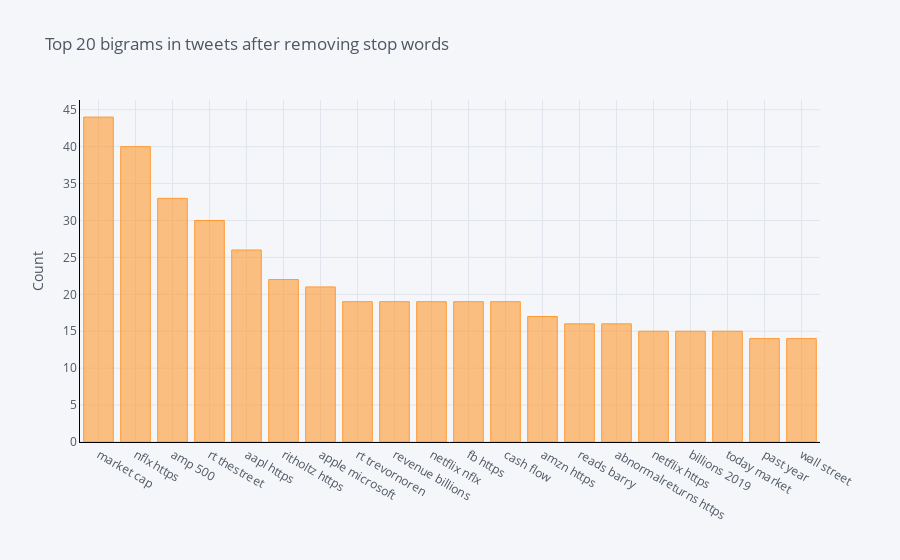

Notebook source saved alongside this figure:
### Code cell
# Count of two words (bigrams) in sequence in tweets with stop words removed
def get_top_n_bigram(corpus, n=None):
    vec = CountVectorizer(ngram_range=(2, 2), stop_words='english').fit(corpus)
    bag_of_words = vec.transform(corpus)
    sum_words = bag_of_words.sum(axis=0) 
    words_freq = [(word, sum_words[0, idx]) for word, idx in vec.vocabulary_.items()]
    words_freq =sorted(words_freq, key = lambda x: x[1], reverse=True)
    return words_freq[:n]
common_words = get_top_n_bigram(df['tweet_text'], 20)
for word, freq in common_words:
    print(word, freq)
df4 = pd.DataFrame(common_words, columns = ['tweet_text' , 'count'])
df4.groupby('tweet_text').sum()['count'].sort_values(ascending=False).iplot(
    kind='bar', yTitle='Count', linecolor='black', title='Top 20 bigrams in tweets after removing stop words')

### Figure 1 — Plotly figure (JSON) as saved in the notebook; plotly's stock layout.template omitted (floating-point values rounded to 4 significant figures)
{"data": [{"marker": {"color": "rgba(255, 153, 51, 0.6)", "line": {"color": "rgba(255, 153, 51, 1.0)", "width": 1}}, "name": "count", "orientation": "v", "text": "", "type": "bar", "x": ["market cap", "nflx https", "amp 500", "rt thestreet", "aapl https", "ritholtz https", "apple microsoft", "rt trevornoren", "revenue billions", "netflix nflx", "fb https", "cash flow", "amzn https", "reads barry", "abnormalreturns https", "netflix https", "billions 2019", "today market", "past year", "wall street"], "y": [44, 40, 33, 30, 26, 22, 21, 19, 19, 19, 19, 19, 17, 16, 16, 15, 15, 15, 14, 14]}], "layout": {"legend": {"bgcolor": "#F5F6F9", "font": {"color": "#4D5663"}}, "paper_bgcolor": "#F5F6F9", "plot_bgcolor": "#F5F6F9", "title": {"font": {"color": "#4D5663"}, "text": "Top 20 bigrams in tweets after removing stop words"}, "xaxis": {"gridcolor": "#E1E5ED", "linecolor": "black", "showgrid": true, "tickfont": {"color": "#4D5663"}, "title": {"font": {"color": "#4D5663"}, "text": ""}, "zerolinecolor": "#E1E5ED"}, "yaxis": {"gridcolor": "#E1E5ED", "linecolor": "black", "showgrid": true, "tickfont": {"color": "#4D5663"}, "title": {"font": {"color": "#4D5663"}, "text": "Count"}, "zerolinecolor": "#E1E5ED"}}}
